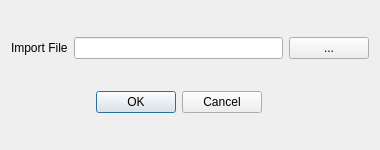
<?xml version="1.0" encoding="UTF-8"?>
<ui version="4.0">
 <class>Dialog</class>
 <widget class="QDialog" name="Dialog">
  <property name="geometry">
   <rect>
    <x>0</x>
    <y>0</y>
    <width>380</width>
    <height>150</height>
   </rect>
  </property>
  <property name="windowTitle">
   <string>Export XOSC</string>
  </property>
  <layout class="QGridLayout" name="gridLayout">
   <item row="1" column="0">
    <widget class="QLabel" name="import_path_label">
     <property name="text">
      <string>Import File</string>
     </property>
    </widget>
   </item>
   <item row="1" column="2">
    <widget class="QPushButton" name="import_path_button">
     <property name="text">
      <string>...</string>
     </property>
    </widget>
   </item>
   <item row="1" column="1">
    <widget class="QLineEdit" name="import_path"/>
   </item>
   <item row="3" column="1">
    <widget class="QDialogButtonBox" name="button_box">
     <property name="orientation">
      <enum>Qt::Horizontal</enum>
     </property>
     <property name="standardButtons">
      <set>QDialogButtonBox::Cancel|QDialogButtonBox::Ok</set>
     </property>
     <property name="centerButtons">
      <bool>true</bool>
     </property>
    </widget>
   </item>
  </layout>
 </widget>
 <resources/>
 <connections>
  <connection>
   <sender>button_box</sender>
   <signal>accepted()</signal>
   <receiver>Dialog</receiver>
   <slot>accept()</slot>
   <hints>
    <hint type="sourcelabel">
     <x>278</x>
     <y>190</y>
    </hint>
    <hint type="destinationlabel">
     <x>157</x>
     <y>169</y>
    </hint>
   </hints>
  </connection>
  <connection>
   <sender>button_box</sender>
   <signal>rejected()</signal>
   <receiver>Dialog</receiver>
   <slot>reject()</slot>
   <hints>
    <hint type="sourcelabel">
     <x>278</x>
     <y>190</y>
    </hint>
    <hint type="destinationlabel">
     <x>286</x>
     <y>169</y>
    </hint>
   </hints>
  </connection>
 </connections>
</ui>
